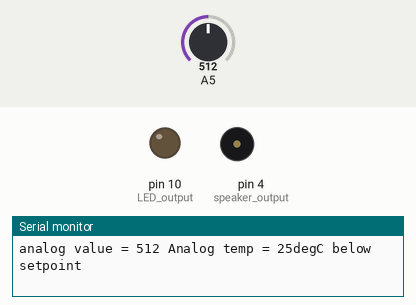
Recording of a sketch running on a simulated Arduino Uno, built with avr-gcc and run on an emulated ATmega328P. Shown: output pins drawn as LEDs (lit = HIGH), buzzer (waves = sounding), the last lines printed to the serial monitor. Dashed ring = blinking. The inputs (shaded band) are chosen by the test bench; at power-on: A5 = 512.

Above: at 2.4 s.
2.5 s: A5 set to 530
At 3.8 s:
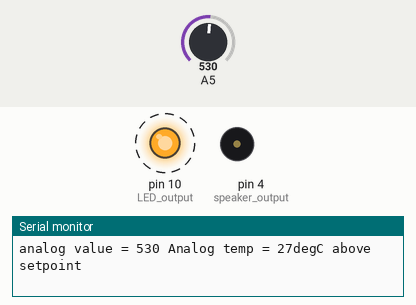
7.8 s: A5 set to 511
At 8.9 s:
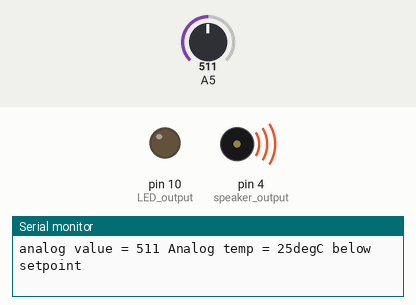
Timing chart, 0 to 19.1 s (numbered marks = the images above; inputs shaded):
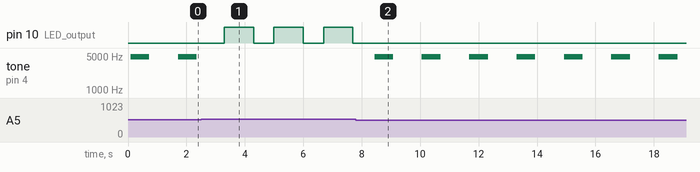

Measured:
- after the input at 2.5 s, pin 10 (LED_output): alternates HIGH for 1.0 s and LOW for 0.70 s, starting after 0.80 s; tone on pin 4 (speaker_output): stops changing and stays silent
- after the input at 7.8 s, pin 10 (LED_output): stops changing and stays LOW; tone on pin 4 (speaker_output): alternates 4795 Hz for 0.64 s and silent for 0.98 s, starting after 0.64 s
- by itself, tone on pin 4 (speaker_output): alternates 4795 Hz for 0.64 s and silent for 0.98 s

The sketch:

Speaker.ino
```cpp
int frequency = 5000; //sets frequency
float period; // declares all our variables
int halfPeriod;
long timer;
int setpoint = 520; //sets setpoint to room temp
int settemp;
int valtemp;

void setup() {
 Serial.begin(9600);
 pinMode(4, OUTPUT); //speaker output
 pinMode(10,OUTPUT); //LED output
 period = 1.0/frequency; //period is 1/frequency
 halfPeriod = period/2*1000000; //half period is 1/2 of period
 settemp= .0909*setpoint-20.629; // converts analog value of setpoint to degC
 Serial.print("f = ");Serial.print(frequency);
 Serial.print(" T = ");Serial.print(period,6);
 Serial.print(" 1/2T = ");Serial.print(halfPeriod);
 Serial.println("ms");

 Serial.print(" setpoint = ");Serial.print(setpoint);Serial.print(", ");Serial.print(settemp);Serial.print("degC");


}

void loop() {
  int val=analogRead(5); //Thermistor
  Serial.print("analog value = ");Serial.print(val);
  valtemp = .0909*val-20.629; //Converts val read to a temp
  Serial.print(" Analog temp = ");Serial.print(valtemp);Serial.print("degC");
  if(val<setpoint) alarm(); //if below setpoint sound alarm
  if(val>setpoint) LED(); //if above setpoint blink LED


}
void alarm(){
  Serial.println(" below setpoint");
  for (int i=1; i<3000; i++){
  digitalWrite(4,HIGH);
  delayMicroseconds(halfPeriod);
  digitalWrite(4,LOW);
  delayMicroseconds(halfPeriod);
}
  delay(1000);
}
void LED(){
  Serial.println(" above setpoint");
  digitalWrite(10,HIGH);
  delay(1000);
  digitalWrite(10,LOW);
  delay(700);
}
```
